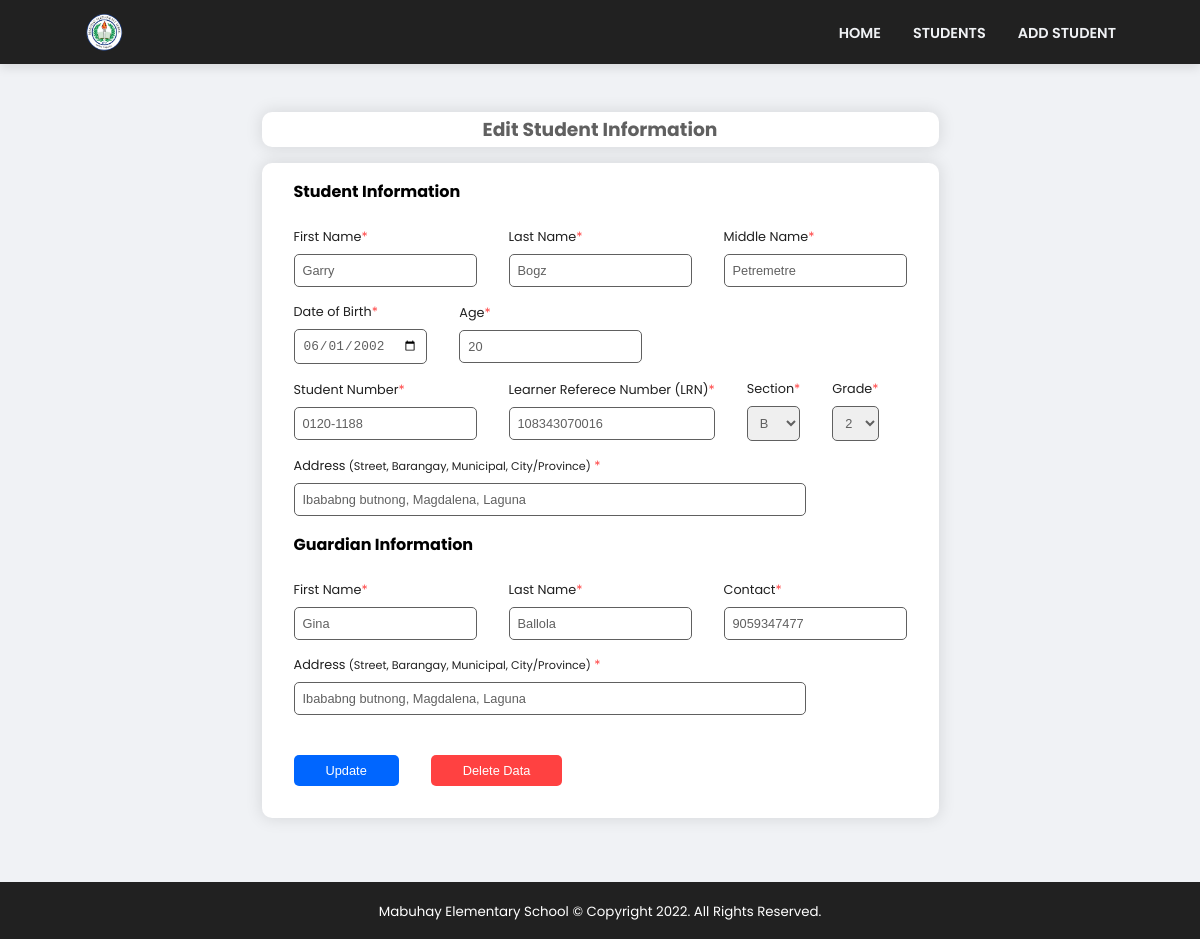
The app's page /2/Edit_Student with its own data.
### tables this page shows
CREATE TABLE students (
    id INTEGER PRIMARY KEY AUTOINCREMENT,
    s_studnum NUMBER NOT NULL,
    s_firstname TEXT NOT NULL,
    s_lastname TEXT NOT NULL,
    s_middlename TEXT NOT NULL,
    s_dob DATE format 'YYYY-MM-DD' not null,
    s_age NUMBER NOT NULL,
    s_address VARCHAR NOT NULL,
    s_section TEXT NOT NULL,
    s_grade NUMBER NOT NULL,
    s_lrn NUMBER NOT NULL,
    sg_firstname TEXT NOT NULL,
    sg_lastname TEXT NOT NULL,
    sg_address VARCHAR NOT NULL,
    sg_contact NUMBER NOT NULL
);

### app.py (the view, shortened to what this page needs)
@app.route('/<int:id>/Edit_Student', methods=['GET', 'POST'])
def edit_student(id):
    student = get_student_id(id)
    return render_template('edit_student.html', student=student)

### app.py (called while the page is built)
def get_db_connection():
    conn = sqlite3.connect('backend/studentRegDB.db')
    conn.row_factory = sqlite3.Row
    return conn

def get_student_id(student_id):
    conn = get_db_connection()
    student = conn.execute('SELECT * FROM students WHERE id = ?',
                           (student_id,)).fetchone()
    conn.close()
    if student is None:
        abort(404)
    return student

### templates/edit_student.html (shortened to what this page needs)
{% extends 'base.html' %}
{% block content %}
    <h1>{% block title %} Edit Student {% endblock %}</h1>
    <div class="container add-student">
        <div class="wrapper">
            <div class="title">
                <h3>Edit Student Information</h3>
            </div>
            <form class="form-reg" method="post">
                <h4>Student Information</h4>
                <div class="flex">
                    <div class="form-row">
                        <div class="form-group">
                            <label for="firstname">First Name<span class="star-symbol">*</span></label>
                            <input type="TEXT" name="firstname" placeholder="Enter Here" value="{{ student['s_firstname'] }}" required>
                        </div>
                        <div class="form-group">
                            <label for="lastname">Last Name<span class="star-symbol">*</span></label>
                            <input type="TEXT" name="lastname" placeholder="Enter Here" value="{{ student['s_lastname'] }}" required>
                        </div>
                        <div class="form-group">
                            <label for="middlename">Middle Name<span class="star-symbol">*</span></label>
                            <input type="TEXT" name="middlename" placeholder="Enter Here" value="{{ student['s_middlename'] }}" required>
                        </div>
                    </div>
                    <div class="form-row">
                        <div class="form-group">
                            <label for="dob">Date of Birth<span class="star-symbol">*</span></label>
                            <input type="date" name="dob"  value="{{ student['s_dob'] }}" required>
                        </div>
                        <div class="form-group">
                            <label for="age">Age<span class="star-symbol">*</span></label>
                            <input type="TEXT" name="age" placeholder="Enter Here" value="{{ student['s_age'] }}" required>
                        </div>
                    </div>
                    <div class="form-row">
                        <div class="form-group">
                            <label for="studNum">Student Number<span class="star-symbol">*</span></label>
                            <input type="TEXT" name="studNum" placeholder="Enter Here" value="{{ student['s_studnum'] }}" required>
                        </div>
                        <div class="form-group">
                            <label for="lrn">Learner Referece Number (LRN)<span class="star-symbol">*</span></label>
                            <input type="TEXT" name="lrn" placeholder="Enter Here" value="{{ student['s_lrn'] }}" required>
                        </div>
                        <div class="form-group">
                            <label for="section">Section<span class="star-symbol">*</span></label>
                            <select name="section" required>
                                <option value="{{ student['s_section'] }}">{{ student['s_section'] }}</option>
                            </select>
                        </div>
                        <div class="form-group">
                            <label for="grade-level">Grade<span class="star-symbol">*</span></label>
                            <select name="grade-level" required>
                                <option value="{{ student['s_grade'] }}">{{ student['s_grade'] }}</option>
                            </select>
                        </div>
                    </div>
                    <div class="form-row">
                        <div class="form-group">
                            <label for="address" class="address">Address
                                <div>
                                    <span class="address-format">(Street, Barangay, Municipal, City/Province)</span>
                                    <span class="star-symbol">*</span>
                                </div>
                            </label>
                            <input class="address" type="TEXT" name="address" placeholder="Enter Here" value="{{ student['s_address'] }}" required>
                        </div>
                    </div>
                <h4>Guardian Information</h4>
                <div class="flex">
                    <div class="form-row">
                        <div class="form-group">
                            <label for="g_firstname">First Name<span class="star-symbol">*</span></label>
                            <input type="TEXT" name="g_firstname" placeholder="Enter Here" value="{{ student['sg_firstname'] }}" required>
                        </div>
                        <div class="form-group">
                            <label for="g_lastname">Last Name<span class="star-symbol">*</span></label>
                            <input type="TEXT" name="g_lastname" placeholder="Enter Here" value="{{ student['sg_lastname'] }}" required>
                        </div>
                        <div class="form-group">
                            <label for="contact">Contact<span class="star-symbol">*</span></label>
                            <input type="TEXT" name="contact" placeholder="Enter Here" value="{{ student['sg_contact'] }}" required>
                        </div>
                    </div>
                    <div class="form-row">
                        <div class="form-group">
                            <label for="g_address" class="address">Address
                                <div>
                                    <span class="address-format">(Street, Barangay, Municipal, City/Province)</span>
                                    <span class="star-symbol">*</span>
                                </div>
                            </label>
                            <input class="address" type="TEXT" name="g_address" placeholder="Enter Here" value="{{ student['sg_address'] }}" required>
                        </div>
                    </div>
                </div>
                <div class="flex">
                    <div class="form-row">
                        <div class="form-group">
                            <input
                                class="input-submit"
                                type="submit"
                                value="Update"
                                onclick="return confirm('Are you sure you want to update this student information?')">
                            </div>
                            <div class="form-group">
                                <input
                                    form="delete-form"
                                    class="input-delete"
                                    type="submit"
                                    value="Delete Data"
                                    onclick="return confirm('Are you sure you want to delete this student information?')">
                            </div>
                        </div>
                    </div>
                </form>
            </div>
        </div>
{% endblock %}

### static/css/variable.css (style rules this page uses)
:root { --color-bg: #F0F2F5; --color-white: #fff; --color-dark: #212121; --color-black: #000; --color-text-gray: #B5B5B5; --color-text-darkgray: #606060; --color-bg-primary: #00022C; --color-accent: #0066FF; --color-accent-2: #04c286; --color-accent-3: #7700ff; --color-accent-4: #f700ff; --color-accent-5: #dd9606; --color-accent-6: #c2bc03; --color-accent-7: #ff4040fd; --color-shadow: #0000001a; --container-width-sm: 94%; --container-width-md: 90%; --container-width-lg: 86%; }

### static/css/general.css (style rules this page uses)
* { margin: 0; padding: 0; border: 0; outline: 0; list-style: none; box-sizing: border-box; }
body { font-family: 'Poppins', sans-serif; background: var(--color-bg); overflow-x: hidden; }
.wrapper { margin: 4rem 0; }
.title { text-align: center; padding: .2rem 0; border-radius: 10px; background: var(--color-white); color: var(--color-text-darkgray); margin-bottom: 1rem; box-shadow: 0 0 1em .1em var(--color-shadow); }
.container { width: var(--container-width-lg); margin: auto; }

### static/css/form.css (style rules this page uses)
.add-student { height: 100%; width: 100vw; display: flex; align-items: center; flex-direction: column; }
.star-symbol { color: var(--color-accent-7); }
.address { display: flex; gap: .2rem; }
.address-format { font-size: .7rem; }
.form-reg { padding: 1rem 2rem; border-radius: 10px; background: var(--color-white); box-shadow: 0 0 1em .1em var(--color-shadow); }
.flex { margin-top: 1.5rem; display: flex; flex-direction: column; }
.form-group { display: flex; flex-direction: column; flex-wrap: wrap; margin-bottom: 1rem; }
.form-group label { font-size: .8rem; margin-bottom: .5rem; color: var(--color-dark); }
.form-group input, .form-group select { font-size: .8rem; color: var(--color-text-darkgray); padding: .5rem; border-radius: 5px; border: 1px solid var(--color-text-darkgray); }
.form-group .address { width: 40em; }
.form-group .input-submit, .form-group .input-delete { padding-inline: 2rem; cursor: pointer; background: var(--color-accent); color: var(--color-white); border: 0; }
.form-group .input-delete { background: var(--color-accent-7) !important; }
.form-row { display: flex; align-items: center; gap: 2rem; }

### records on screen
students: firstname "Garry", lastname "Bogz", middlename "Petremetre", dob "06/01/2002", age "20", studNum "0120-1188", lrn "108343070016", section "B", grade-level "2", address "Ibababng butnong, Magdalena, Laguna", g_firstname "Gina", g_lastname "Ballola", contact "9059347477", g_address "Ibababng butnong, Magdalena, Laguna"
